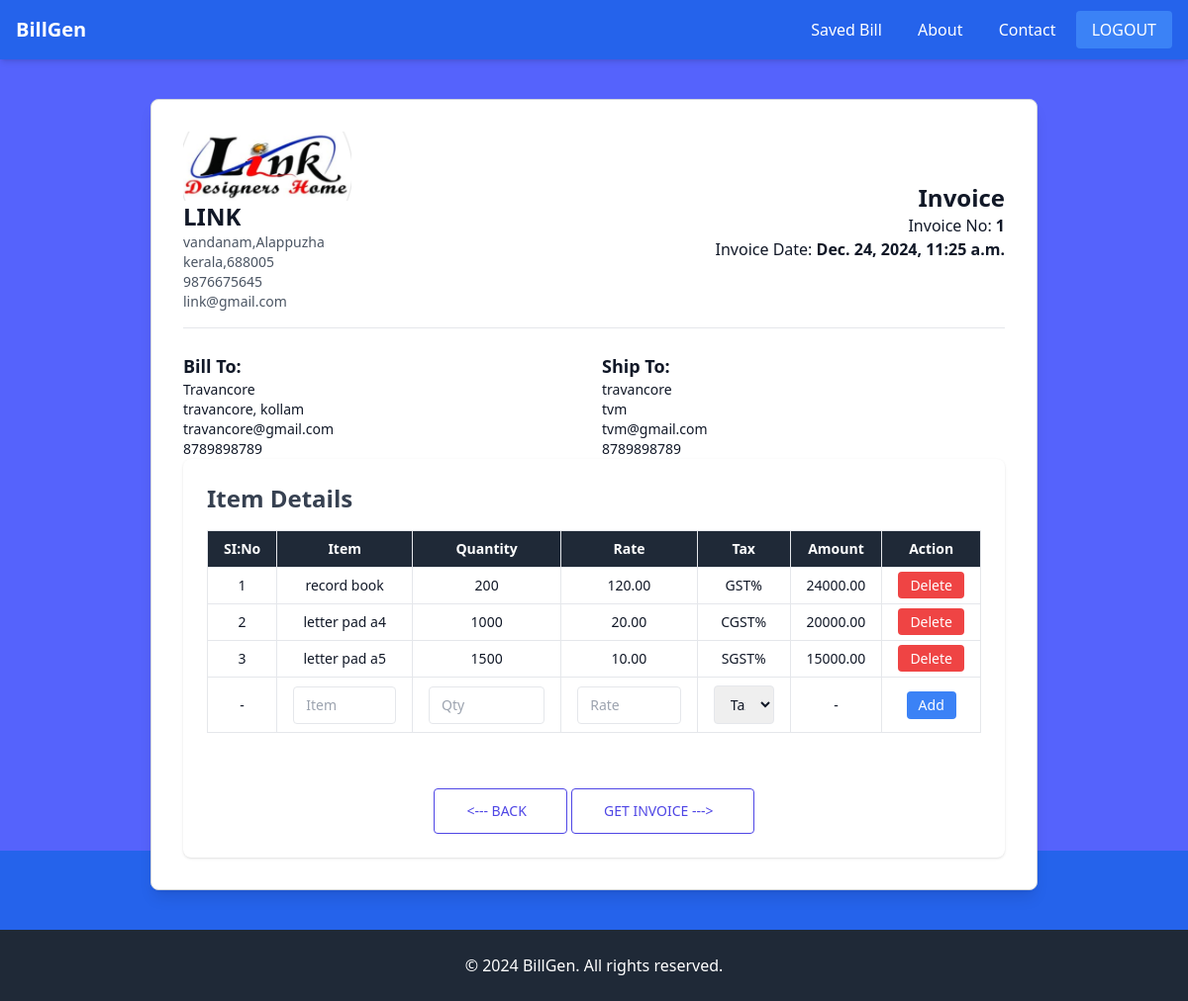
The page /generate/bill/1/ (signed in) on the database as committed earlier.
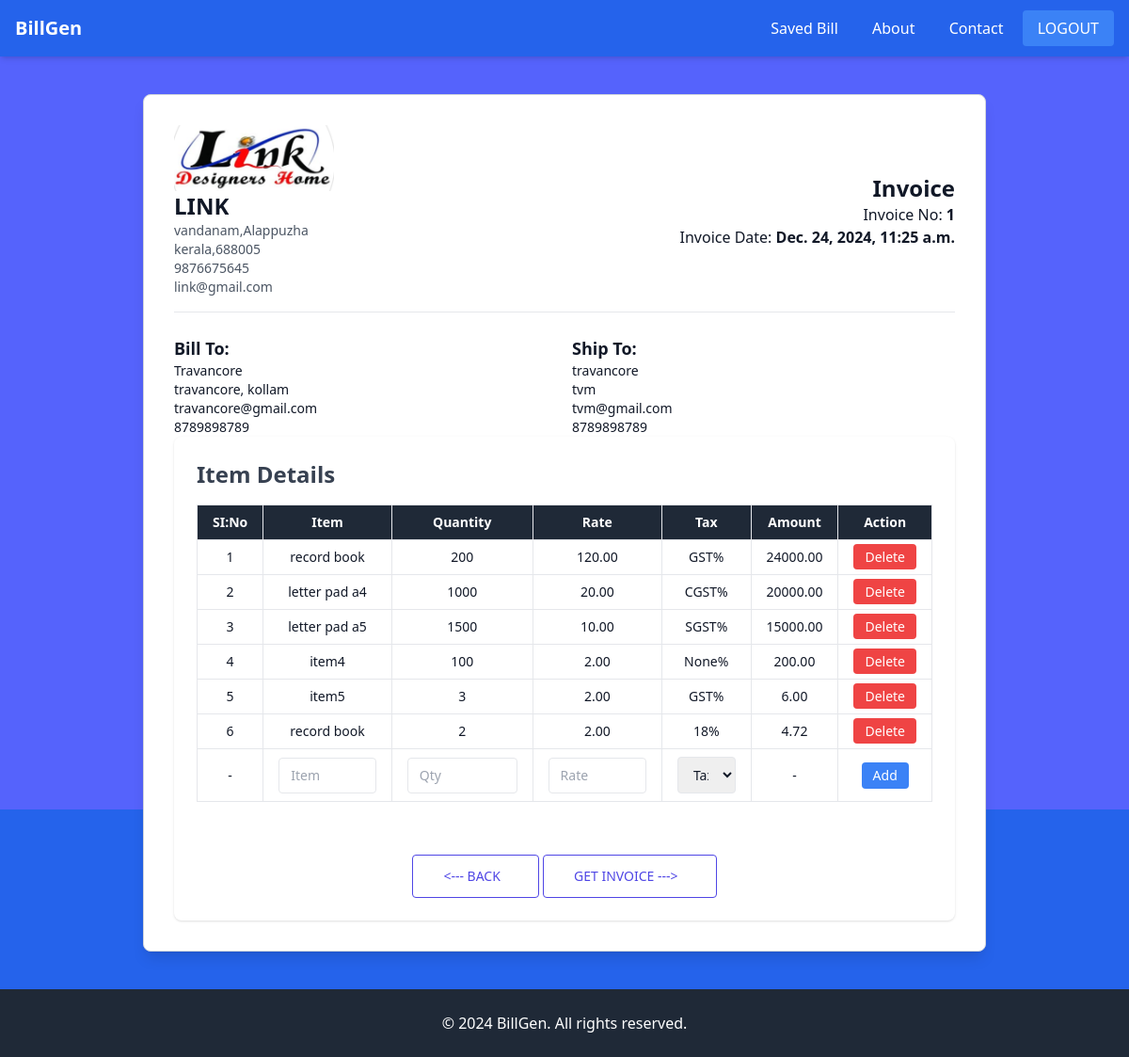
The same page on the database as committed later.
### billapp/models.py (models this page shows, shortened)
class Item(models.Model):
    items_obj = models.ForeignKey(Company, on_delete=models.CASCADE, related_name='items')  # Linking to Company
    si_no = models.PositiveIntegerField(null=True)  # Serial Number
    items = models.CharField(max_length=255)  # Item Name
    description = models.TextField(blank=True, null=True)  # Item Description
    quantity = models.PositiveIntegerField()  # Quantity of Items
    unit = models.CharField(max_length=50, choices=[
        ('pcs', 'Pieces'),
        ('kg', 'Kilograms'),
        ('ltr', 'Liters'),
        ('box', 'Box'),
        ('doz', 'Dozen'),
    ], default='pcs')  # Unit of Measurement
    rate = models.DecimalField(max_digits=10, decimal_places=2)  # Unit Rate
    discount = models.DecimalField(max_digits=5, decimal_places=2, default=0.0, help_text="Discount in %")  # Discount Percentage
    tax_option = [
        ('18', 'GST'),
        ('0', 'No Tax'),
    ]
    tax = models.CharField(max_length=50, choices=tax_option, default='None')  # Tax Type
    tax_rate = models.DecimalField(max_digits=5, decimal_places=2, default=0.0, help_text="Tax rate in %")  # Tax Rate
    stock = models.PositiveIntegerField(default=0, help_text="Current stock available")  # Stock Tracking
    amount = models.DecimalField(max_digits=12, decimal_places=2,null=True,blank=True)  # Total Amount
    created_at = models.DateTimeField(default=now, editable=False)  # Timestamp for creation
    updated_at = models.DateTimeField(auto_now=True)  # Timestamp for last update

### billapp/views.py (the view, shortened to what this page needs)
# urls.py: path("generate/bill/<int:pk>/",views.GenerateBillReceiptView.as_view(),name="generate-bill"),
@method_decorator(decs, name='dispatch')
class GenerateBillReceiptView(View):
    template_name = 'generate_bill.html'
    item_form_class = ItemForm
    def get(self, request, *args, **kwargs):
        id = kwargs.get('pk')
        item_form_instance = self.item_form_class()
        qs = Item.objects.filter(items_obj=request.user.company)
        comp_dtl=Company.objects.get(company_obj=(request.user))
        receiver = Receiver.objects.filter(receiver_obj=request.user.company).get(id=id)
        shipto = ShipTo.objects.filter(ship_obj=request.user.company).get(id=id)
        return render(request, self.template_name, {
            "data": qs,
            "item_form": item_form_instance,
            "receiver_data": receiver,
            "shipto_data": shipto,
            "comp_dtl":comp_dtl,
             "id": id ,
            })

### billapp/forms.py
class ItemForm(forms.ModelForm):
    class Meta:
        model=Item
        fields=["items","quantity","rate","tax","amount"]

### billapp/templates/generate_bill.html (shortened to what the changed rows need)
{%extends 'base.html'%}
{%block main_block%}
<body class=" bg-gray-100 py-10 ">
    <div class="mt-10 mb-10 page max-w-4xl mx-auto bg-white p-8 shadow-lg rounded-lg border border-gray-300">
        <div class="flex justify-between items-center border-b pb-4">
            <div>
                <h1 class="text-2xl font-bold">{{comp_dtl.company_name}}</h1>
            </div>
            <div class="text-right">
                <h2 class="text-2xl font-bold">Invoice</h2>
            </div>
        </div>
        <section class="bg-white  rounded-lg shadow p-6">
            <h2 class="text-2xl font-bold text-gray-700 mb-4">Item Details</h2>
            <div class="overflow-x-auto">
                <table class="table-auto w-full text-sm border-collapse border border-gray-300">
                    <thead class="bg-gray-800 text-white">
                        <tr>
                            <th class="border px-4 py-2">SI:No</th>
                            <th class="border px-4 py-2">Item</th>
                            <th class="border px-4 py-2">Quantity</th>
                            <th class="border px-4 py-2">Rate</th>
                            <th class="border px-4 py-2">Tax</th>
                            <th class="border px-4 py-2">Amount</th>
                            <th class="border px-4 py-2">Action</th>
                        </tr>
                    </thead>
                    <tbody>
                        {% for d in data %}
                        <tr class="text-center hover:bg-gray-100">
                            <td class="border px-4 py-2">{{ forloop.counter }}</td>
                            <td class="border px-4 py-2">{{ d.items }}</td>
                            <td class="border px-4 py-2">{{ d.quantity }}</td>
                            <td class="border px-4 py-2">{{ d.rate }}</td>
                            <td class="border px-4 py-2">{{ d.tax }}%</td>
                            <td class="border px-4 py-2">{{d.amount }}</td>
                            <td class="border px-4 py-2">
                                <a href="{% url 'delete-item' pk=d.id bill_id=id %}"
                                    class="bg-red-500 text-white px-3 py-1 rounded hover:bg-red-600">Delete</a>
                            </td>
                        </tr>
                        {% endfor %}
                    </tbody>
                </table>
            </div>
        </section>
    </div>
</body>
{%endblock%}

Rows that differ between the two databases and show on the page:
added Item: items "item4", quantity "100", rate "2.00", tax "None", amount "200.00"
added Item: items "item5", quantity "3", rate "2.00", tax "GST", amount "6.00"
added Item: items "record book", quantity "2", rate "2.00", tax "18", amount "4.72"
